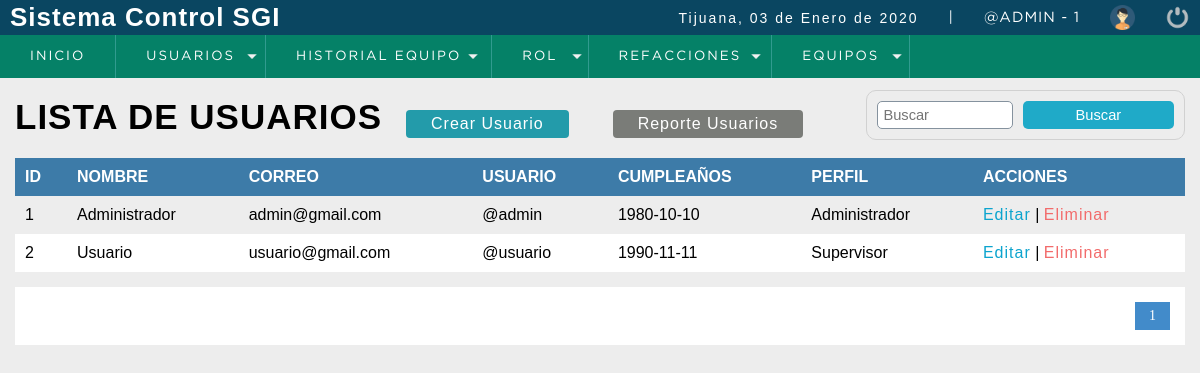
The page /sistema/lista_usuario.php (signed in) on the database its author committed.
### tables this page shows
CREATE TABLE t_Usuarios
(
  idusuario INTEGER UNSIGNED PRIMARY KEY AUTO_INCREMENT,
  usuario VARCHAR(15) NOT NULL,
  email VARCHAR(80) UNIQUE NOT NULL,  
  nombre  VARCHAR(100) NOT NULL,
  cumpleanos DATE NOT NULL,
  clave CHAR(32) NOT NULL,  
  perfil ENUM ('Admin','User') NOT NULL,
  estatus CHAR(1) NOT NULL DEFAULT 1, 
  id_rol INTEGER UNSIGNED NOT NULL,
  FOREIGN KEY(id_rol) REFERENCES t_Rol(id_rol)
    ON DELETE RESTRICT ON UPDATE CASCADE
);

CREATE TABLE t_Rol
(
  id_rol INTEGER UNSIGNED PRIMARY KEY AUTO_INCREMENT,
  rol VARCHAR(80) NOT NULL
);

### sistema/include/functions.php (called while the page is built, shortened)
<?php
	function fechaC(){
		$mes = array("","Enero",
					  "Febrero",
					  "Marzo",
					  "Abril",
					  "Mayo",
					  "Junio",
					  "Julio",
					  "Agosto",
					  "Septiembre",
					  "Octubre",
					  "Noviembre",
					  "Diciembre");
		return date('d')." de ". $mes[date('n')] . " de " . date('Y');
	}
 ?>

### conexion.php (called while the page is built, shortened)
<?php
  class Conexion
  {
    private static $host = 'localhost';
    private static $user = 'servicios';
    private static $password = 'pcnay2003';
    private static $db_name = 'ordenservicios';
    private static $db_charset = 'uft8';
    public $conexion;
    public $query;
    public $rows = array();
    public function db_open()
    {
      $this->conexion = new mysqli(self::$host,
      self::$user,
      self::$password,
      self::$db_name);
      $this->conexion->set_charset(self::$db_charset);
    }
    public function get_query()
    {
      $result = $this->conexion->query($this->query);
      while ($this->rows[] = $result->fetch_assoc() );
      array_pop($this->rows);
      $datos2 = array();
      if (!empty($this->rows))
      {
        foreach ($this->rows as $nombreCampo => $contenidoCampo)
        {
          array_push($datos2,$contenidoCampo);
        }
      }
      return $datos2;
    }
  }
?>

### sistema/lista_usuario.php (the view, shortened to what this page needs)
<?php
  include "../conexion.php"
?>
<!DOCTYPE html>
<html lang="en">
<head>
	<?php include "include/scripts.php"; ?>
</head>
<body>
	<?php include "include/header.php" ?>
	<section id="container">
		<h1>LISTA DE USUARIOS</h1>
    <a href="registro_usuario.php" class="btn_new">Crear Usuario</a>
    <a href="reporte-usuario.php" target="_blank" class="btn_reporte">Reporte Usuarios</a>
    <form action="buscar_usuario.php" method="get" class="form_search">
      <input type="text" name ="busqueda" id = "busqueda" placeholder = "Buscar" >
      <input type="submit" value="Buscar" class = "btn_search">
    </form>
    <table>
      <tr>
        <th>ID</th>
        <th>NOMBRE</th>
        <th>CORREO</th>
        <th>USUARIO</th>
        <th>CUMPLEAÑOS</th>
        <th>PERFIL</th>
        <th>ACCIONES</th>
      </tr>
      <?php
        $conectar = new Conexion();
        $conectar->query = "SELECT COUNT(*) AS total_registro FROM t_Usuarios WHERE estatus='1'";
        $datos = $conectar->get_query();
        $total_registro = $datos[0]['total_registro'];
        $por_pagina = 3;
        if (empty ($_GET['pagina']))
        {
          $pagina = 1;
        }
        else
        {
          $pagina = $_GET['pagina'];
        }
        $desde = ($pagina-1)*$por_pagina;
        $total_paginas = ceil($total_registro/$por_pagina);
          $consulta = new Conexion();
          $consulta->query = "SELECT u.idusuario,u.nombre,u.email,u.usuario,u.cumpleanos,r.rol FROM t_Usuarios u INNER JOIN t_Rol r ON u.id_rol = r.id_rol WHERE u.estatus = '1' ORDER BY u.nombre ASC LIMIT $desde,$por_pagina";
          $datos2 = $consulta->get_query();
          for ($n=0;$n<count($datos2);$n++)
          {
       ?>
            <tr>
              <td><?php echo $datos2[$n]['idusuario']; ?></td>
              <td><?php echo $datos2[$n]['nombre']; ?></td>
              <td><?php echo $datos2[$n]['email']; ?></td>
              <td><?php echo $datos2[$n]['usuario']; ?></td>
              <td><?php echo $datos2[$n]['cumpleanos']; ?></td>
              <td><?php echo $datos2[$n]['rol']; ?></td>
              <td>
                <a class="link_edit" href="editar_usuario.php?id=<?php echo $datos2[$n]['idusuario']; ?>">Editar</a>
                |
                <a class="link_delete" href="eliminar_usuario.php?id=<?php echo $datos2[$n]['idusuario']; ?>">Eliminar</a>
              </td>
            </tr>
      <?php
          }
      ?>
    </table>
    <div class="paginador">
      <ul>
        <?php
          for ($i=1;$i<=$total_paginas;$i++)
          {
            if ($i == $pagina)
            {
              echo '<li class="pageSelected">'.$i.'</li>';
            }
            else
            {
              echo '<li><a href="?pagina='.$i.'">'.$i.'</a></li>';
            }
          }
        ?>
      </ul>
    </div>
	</section>
</body>
</html>

### sistema/include/scripts.php (shortened to what this page needs)
<link rel="stylesheet" type="text/css" href="css/style.css">
<?php include "functions.php"; ?>

### sistema/include/header.php (shortened to what this page needs)
<header>
		<div class="header">
			<h1>Sistema Control SGI</h1>
			<div class="optionsBar">
				<p>Tijuana, <?php echo fechaC(); ?> </p>
				<span>|</span>
				<span class="user"><?php echo $_SESSION['usuario'].' - '.$_SESSION['id_rol']; ?></span>
				<img class="photouser" src="img/user.png" alt="Usuario">
				<a href="salir.php"><img class="close" src="img/salir.png" alt="Salir del sistema" title="Salir"></a>
			</div>
		</div>
    <?php include "nav.php"?>
	</header>

### sistema/include/nav.php (shortened to what this page needs)
<nav>
			<ul>
				<li><a href="#">Inicio</a></li>
				<li class="principal">
					<a href="#">Usuarios</a>
				</li>
				<li class="principal">
					<a href="#">Historial Equipo</a>
				</li>
				<li class="principal">
					<a href="#">Rol</a>
				</li>
				<li class="principal">
					<a href="#">Refacciones</a>
				</li>
				<li class="principal">
					<a href="#">Equipos</a>
				</li>
			</ul>
		</nav>

### sistema/css/style.css (style rules this page uses)
* { margin: 0; padding: 0; box-sizing: border-box; }
body { background: #ededed; }
h1, h2, h3, h4, h5, h6 { font-family: 'arial'; font-weight: bold; letter-spacing: 1px; }
h1 { font-size: 26px; }
p { font-family: 'arial'; letter-spacing: 2px; font-size: 14px; line-height: 20px; }
a { text-decoration: none; font-family: arial; letter-spacing: 1px; }
span { font-family: 'GothamBook'; letter-spacing: 1px; font-size: 14px; line-height: 20px; }
header { position: fixed; width: 100%; }
.header { color: #FFF; background: #0a4661; height: 35px; display: -webkit-flex; display: -moz-flex; display: -ms-flex; display: -o-flex; display: flex; justify-content: space-between; align-items: center; padding: 10px; }
.optionsBar { display: -webkit-flex; display: -moz-flex; display: -ms-flex; display: -o-flex; display: flex; justify-content: center; align-items: center; }
.optionsBar span { color: #FFF; font-size: 11pt; font-family: 'GothamBook'; text-transform: uppercase; margin-left: 30px; }
.photouser { margin-left: 30px; width: 25px; height: 25px; }
.close { width: 25px; height: 25px; }
.optionsBar a { display: -webkit-flex; display: -moz-flex; display: -ms-flex; display: -o-flex; display: flex; margin-left: 30px; }
nav ul { background: #058167; list-style: none; display: -webkit-flex; display: -moz-flex; display: -ms-flex; display: -o-flex; display: flex; justify-content: left; align-items: center; }
nav ul > li a { position: relative; }
nav a { color: #FFF; display: block; font-size: 10pt; font-family: 'GothamBook'; padding: 15px 30px; text-transform: uppercase; letter-spacing: 2px; transition: background .5s; border-right: 1px solid #319B8F; }
nav .principal > a { background: url(../images/arrow_bottom.png) no-repeat; background-position-x: 0%; background-position-y: 0%; background-size: auto auto; background-position: 94% center; background-size: 10px; }
#container { padding: 90px 15px 15px; }
form { background:#FFF; margin:auto; padding:20px 50px; border:1px solid #d1d1d1; }
input, select { display:block; width:100%; font-size:11pt; padding:5px; border:1px solid #85929e; border-radius:5px; }
#container h1 { font-size:35px; display:inline-block; }
.btn_new { display:inline-block; background:#239baa; color:#FFF; padding:5px 25px; border-radius:4px; margin:20px; }
.btn_reporte { display:inline-block; background:#7a7c78; color:#FFF; padding:5px 25px; border-radius:4px; margin:20px; }
table { border-collapse:collapse; font-size:12pt; font-family:'Arial'; width:100%; }
table th { text-align:left; padding:10px; background:#3d7ba8; color:#FFF; }
table tr:nth-child(odd) { background:#FFF; }
table td { padding:10px; }
.link_edit { color:#0ca4ce; }
.link_delete { color:#f26b6b; }
.paginador ul { padding:15px; list-style:none; background:#fff; margin-top:15px; display: -webkit-flex; display: -moz-flex; display: -ms-flex; display: -o-flex; display: flex; justify-content:flex-end; }
.paginador a, .pageSelected { color:#428bca; border:1px solid #ddd; padding:5px; display:inline-block; font-size:14px; text-align:center; width:35px; }
.pageSelected { color:#FFF; background:#428bca; border:1px solid #428bca; }
.form_search { display: -webkit-flex; display: -moz-flex; display: -ms-flex; display: -o-flex; display: flex; float:right; background:initial; padding:10px; border-radius:10px; }
.form_search .btn_search { background:#1faac8; color:#fff; padding:0 20px; border:0; cursor:pointer; margin-left:10px; }

### rows shown on the page
t_usuarios: idusuario "1", nombre "Administrador", email "admin@gmail.com", usuario "@admin", cumpleanos "1980-10-10", id_rol.rol "Administrador"
t_usuarios: idusuario "2", nombre "Usuario", email "usuario@gmail.com", usuario "@usuario", cumpleanos "1990-11-11", id_rol.rol "Supervisor"

### other values the page prints
fechaC() "03 de Enero de 2020"
$_SESSION['usuario'] "@ADMIN"
$_SESSION['id_rol'] "1"
